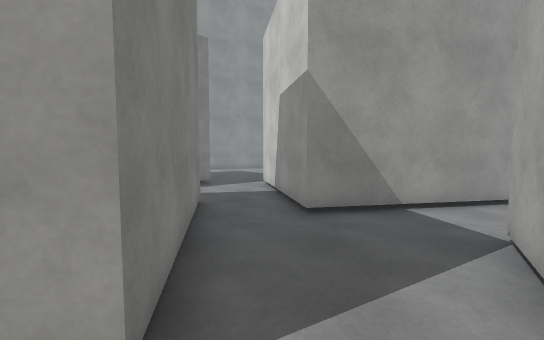
[1] (above)

17 first-person views from a walk through a Unity game level. The camera is 1.5 m above the floor, tilts 4° down and sees 90° across. The floor is counted in squares, 1 m on a side. Each view is taken from the middle of a square. On the plan, view 1 faces up. The plan holds only what a view shows up to about 14 squares ahead; the rest is blank. The place goes on beyond the plan. The player character is not drawn. Surface patterns are stand-ins for the level's own textures.

[2]
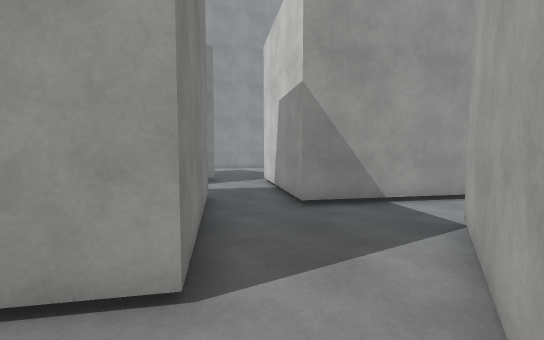

[3]
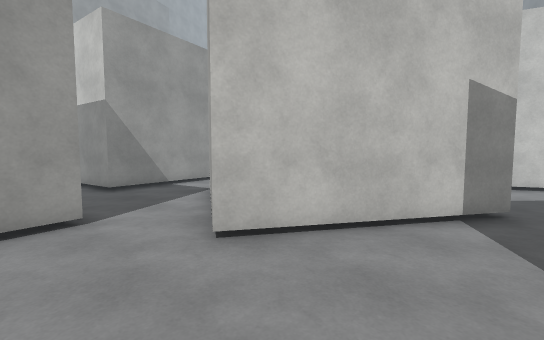

[4]
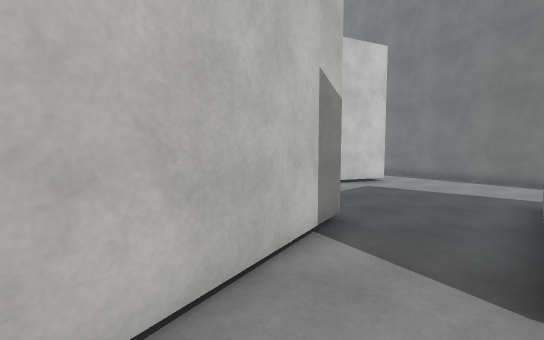

[5]
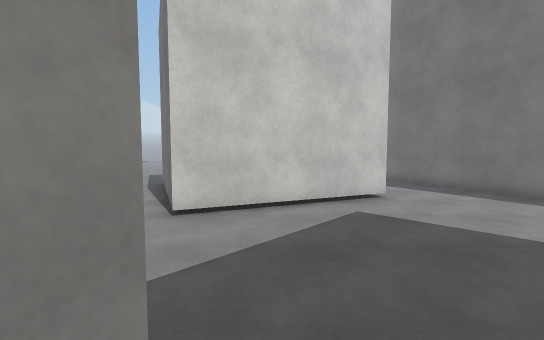

[6]
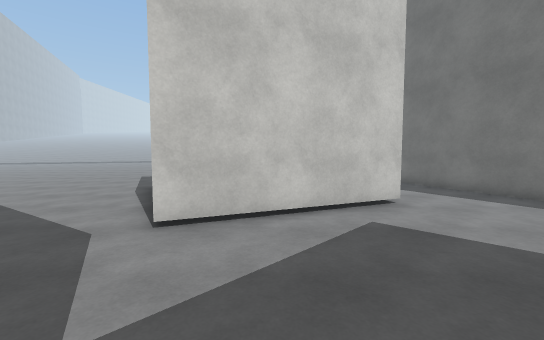

[7]
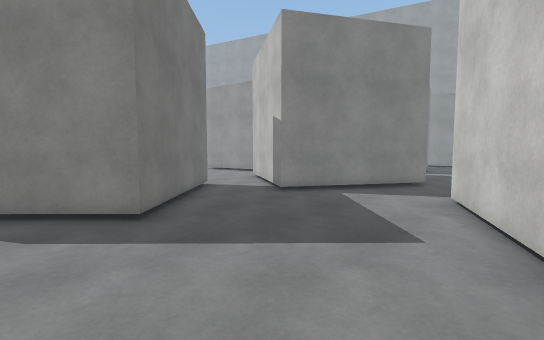

[8]
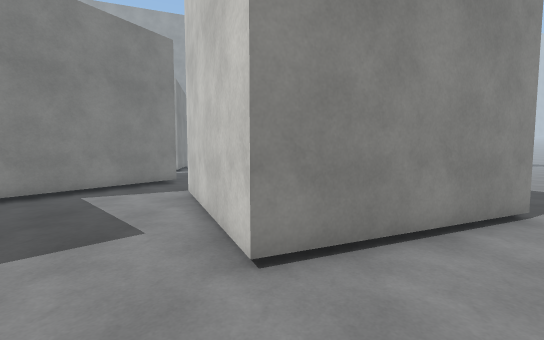

[9]
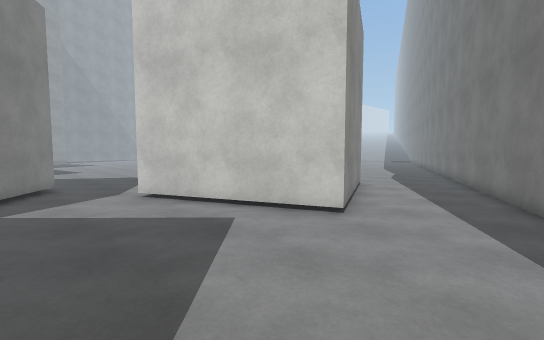

[10]
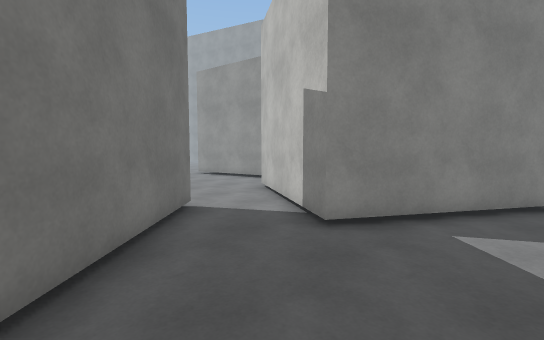

[11]
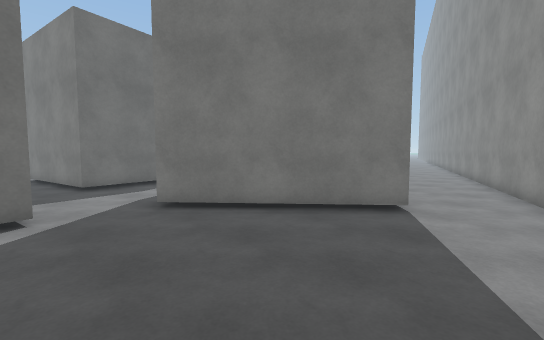

[12]
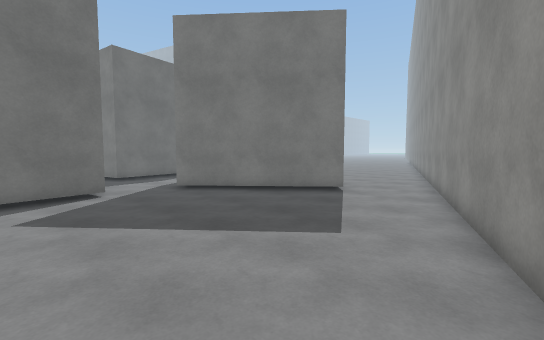

[13]
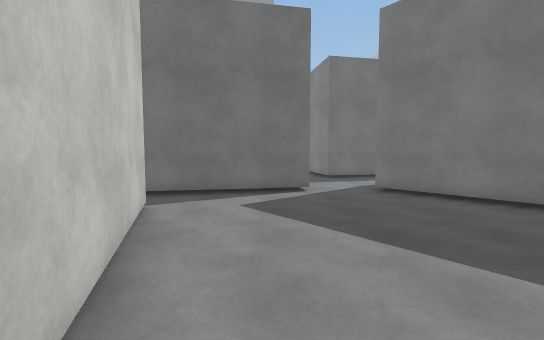

[14]
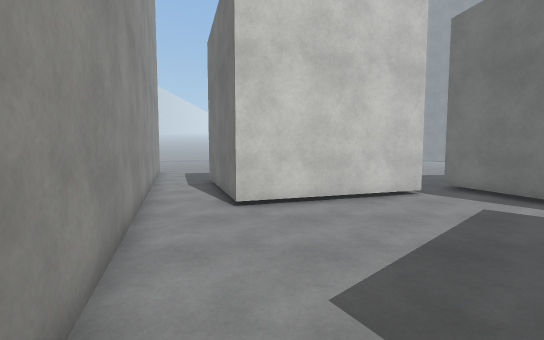

[15]
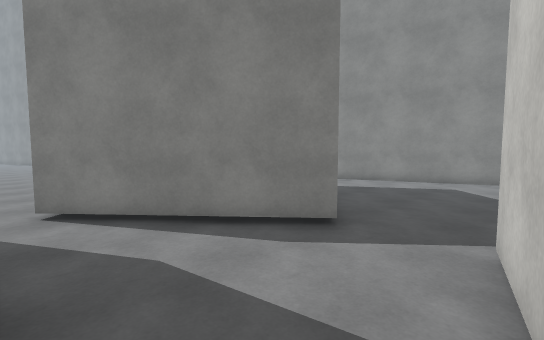

[16]
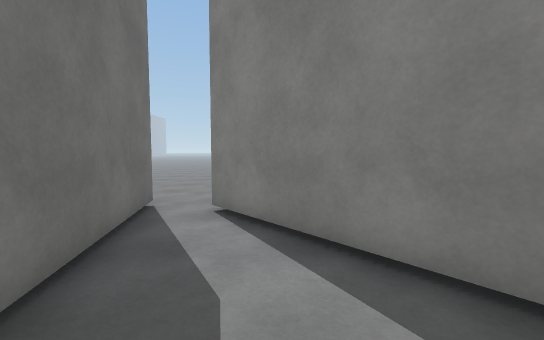

[17]
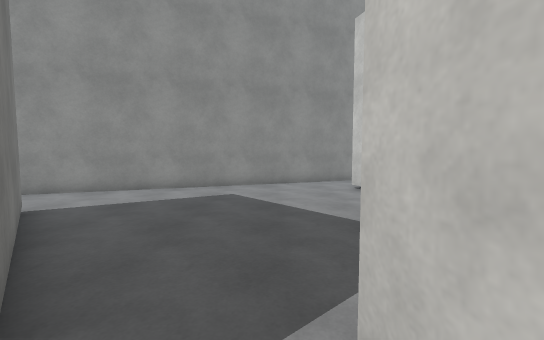

### Floor plan
Points are (right, up) in squares from view 1. A wall is a line through its corners. A room is listed if a view was taken in it or the views show most of it. See-through windows are left out.
Room 1 (views 1, 15)
walls: (2.5, 6.7) (0.8, 6.4) (0.4, 8.8); (-2.1, 7.9) (-0.9, 1.5); (0.5, -1.1) (3.9, 4.5)
ways out: opening at (-0.5, 0.5) to room 2; opening at (-1, 7.5) to room 5; opening at (3.5, 5.5)
Room 2 (views 2, 3, 4)
walls: (-0.9, 1.5) (-2.4, 1.2); (3, -2.7) (0.5, -1.1); (-9.9, 20) (-15.5, 18)
ways out: opening at (-0.5, 0.5) to room 1; opening at (2.5, -4.5) to room 3; opening at (-8.5, 18.5) to room 4; opening at (-8, 8) to room 5
Room 3 (views 5, 6, 7, 8, 9, 10)
walls: (15.5, -12.5) (21.5, -10); (8.2, -1) (6, -4.5) (3, -2.7); (19.7, -6.1) (13.7, -8.7) (11.1, -2.7); (2.2, -5.3) (6.9, -9.9) (4.7, -12.1)
ways out: opening at (2.5, -4.5) to room 2; opening at (10, -1); opening at (20.5, -6.5)
Room 4 (views 11, 12, 13, 14)
walls: (4.4, 15.8) (2.2, 22) (8.4, 24.1); (-7.2, 17.7) (-2.9, 12.8); (-0.2, 11.6) (-0.4, 12.8) (3.7, 13.6); (2, 24.4) (-9.9, 20)
ways out: opening at (-8.5, 18.5) to room 2; opening at (-1.5, 12.5) to room 5; opening at (4, 15)
Room 5 (views 16, 17)
walls: (-2.9, 12.8) (-7.8, 8.5); (0.4, 8.8) (-0.2, 11.6); (-8.5, 6.7) (-2.1, 7.9)
ways out: opening at (-1, 7.5) to room 1; opening at (-8, 8) to room 2; opening at (-1.5, 12.5) to room 4

Where each view was taken, in squares from view 1:
view 1: 0 up, 0 right, facing up
view 2: 1 down, 0 right, facing up
view 3: 5 down, 2 left, facing up-right
view 4: 3 down, 0 right, facing right
view 5: 5 down, 5 right, facing right
view 6: 5 down, 6 right, facing right
view 7: 12 down, 13 right, facing up-left
view 8: 12 down, 14 right, facing up
view 9: 12 down, 8 right, facing up-right
view 10: 9 down, 9 right, facing up-left
view 11: 20 up, 0 right, facing down-left
view 12: 23 up, 2 right, facing down-left
view 13: 23 up, 1 right, facing down
view 14: 21 up, 5 left, facing right
view 15: 8 up, 0 right, facing up-left
view 16: 10 up, 1 left, facing left
view 17: 11 up, 1 left, facing up
